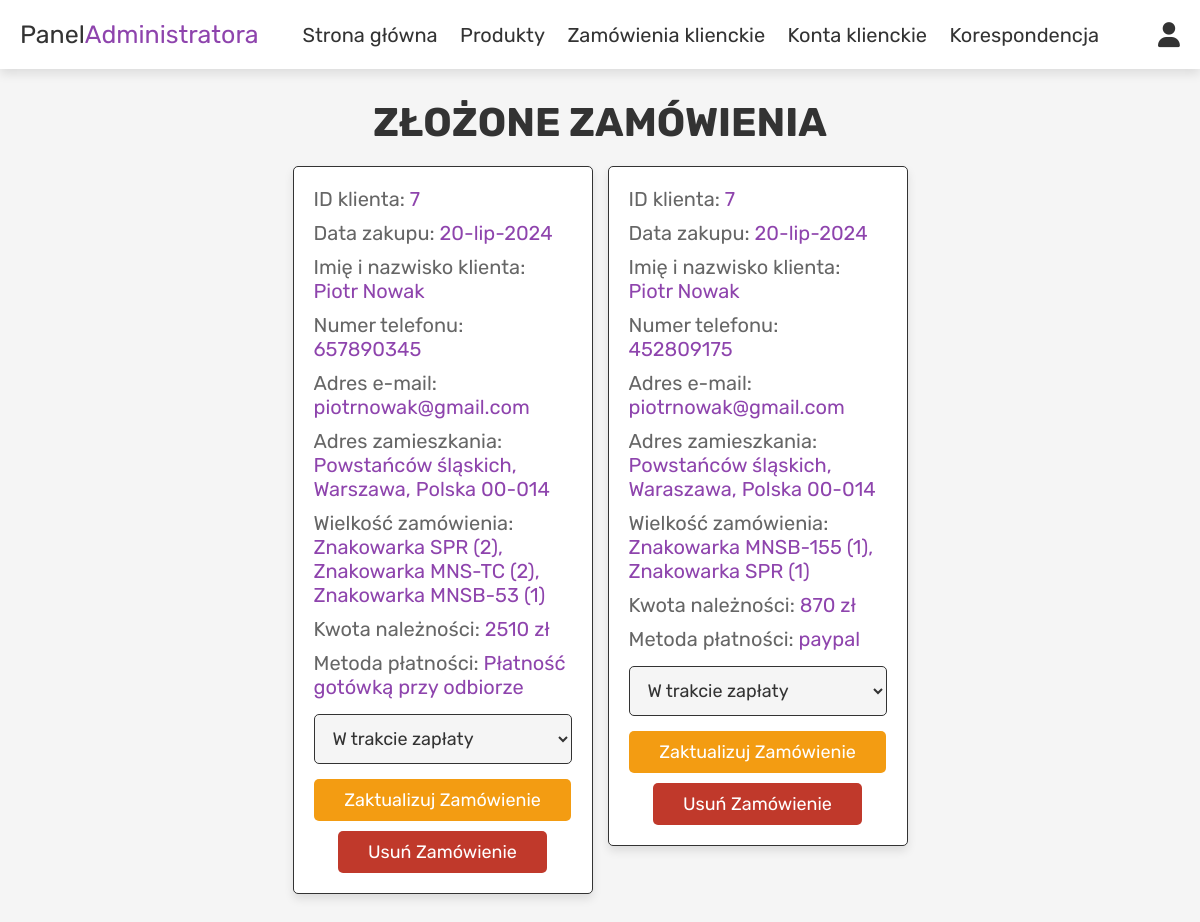
Screenshot of /admin_orders.php (signed in) with the database file from the repository.
### tables this page shows
CREATE TABLE `orders` (
  `id` int(100) NOT NULL,
  `user_id` int(100) NOT NULL,
  `name` varchar(100) NOT NULL,
  `number` varchar(12) NOT NULL,
  `email` varchar(100) NOT NULL,
  `method` varchar(50) NOT NULL,
  `address` varchar(500) NOT NULL,
  `total_products` varchar(1000) NOT NULL,
  `total_price` int(100) NOT NULL,
  `placed_on` varchar(50) NOT NULL,
  `payment_status` varchar(20) NOT NULL DEFAULT 'pending'
);

### admin_orders.php (the view, shortened to what this page needs)
<?php
include 'config.php';
?>
<!DOCTYPE html>
<html lang="en">
<head>
   <link rel="stylesheet" href="https://cdnjs.cloudflare.com/ajax/libs/font-awesome/6.0.0/css/all.min.css">
   <link rel="stylesheet" href="css/admin_style.css">
</head>
<body>
<?php include 'admin_header.php'; ?>
<section class="orders">
   <h1 class="title">Złożone zamówienia</h1>
   <div class="box-container">
      <?php
      $select_orders = mysqli_query($conn, "SELECT * FROM `orders`") or die('query failed');
      if(mysqli_num_rows($select_orders) > 0){
         while($fetch_orders = mysqli_fetch_assoc($select_orders)){
      ?>
      <div class="box">
         <p> ID klienta: <span><?php echo $fetch_orders['user_id']; ?></span> </p>
         <p> Data zakupu: <span><?php echo $fetch_orders['placed_on']; ?></span> </p>
         <p> Imię i nazwisko klienta: <span><?php echo $fetch_orders['name']; ?></span> </p>
         <p> Numer telefonu: <span><?php echo $fetch_orders['number']; ?></span> </p>
         <p> Adres e-mail: <span><?php echo $fetch_orders['email']; ?></span> </p>
         <p> Adres zamieszkania: <span><?php echo $fetch_orders['address']; ?></span> </p>
         <p> Wielkość zamówienia: <span><?php echo $fetch_orders['total_products']; ?></span> </p>
         <p> Kwota należności: <span> <?php echo $fetch_orders['total_price']; ?> zł </span> </p>
         <p> Metoda płatności: <span><?php echo $fetch_orders['method']; ?></span> </p>
         <form action="" method="post">
            <select name="update_payment">
               <option value="pending">W trakcie zapłaty</option>
            </select>
            <input type="submit" value="Zaktualizuj zamówienie" name="update_order" class="option-btn">
            <a href="admin_orders.php?delete=<?php echo $fetch_orders['id']; ?>" onclick="return confirm('Czy na pewno usunąć to zamówienie?');" class="delete-btn">Usuń zamówienie</a>
         </form>
      </div>
      <?php
         }
      }else{
         echo '<p class="empty">Brak złożonych zamówień klienckich</p>';
      }
      ?>
   </div>
</section>
</body>
</html>

### css/admin_style.css (style rules this page uses)
:root { --purple:#8e44ad; --red:#c0392b; --orange:#f39c12; --black:#333; --white:#fff; --light-color:#666; --light-white:#ccc; --light-bg:#f5f5f5; --border:.1rem solid var(--black); --box-shadow:0 .5rem 1rem rgba(0,0,0,.1); }
* { font-family: 'Rubik', sans-serif; margin:0; padding:0; box-sizing: border-box; outline: none; border:none; text-decoration: none; transition:all .2s linear; }
html { font-size: 62.5%; overflow-x: hidden; }
body { background-color: var(--light-bg); }
section { padding:3rem 2rem; }
.title { text-align: center; margin-bottom: 2rem; text-transform: uppercase; color:var(--black); font-size: 4rem; }
.btn, .option-btn, .delete-btn, .white-btn { display: inline-block; margin-top: 1rem; padding:1rem 3rem; cursor: pointer; color:var(--white); font-size: 1.8rem; border-radius: .5rem; text-transform: capitalize; }
.option-btn { background-color: var(--orange); }
.delete-btn { background-color: var(--red); }
.orders .box-container { display: grid; grid-template-columns: repeat(auto-fit, 30rem); justify-content: center; gap:1.5rem; max-width: 1200px; margin:0 auto; align-items: flex-start; }
.orders .box-container .box { background-color: var(--white); padding:2rem; border:var(--border); box-shadow: var(--box-shadow); border-radius: .5rem; }
.orders .box-container .box p { padding-bottom: 1rem; font-size: 2rem; color:var(--light-color); }
.orders .box-container .box p span { color:var(--purple); }
.orders .box-container .box form { text-align: center; }
.orders .box-container .box form select { border-radius: .5rem; margin:.5rem 0; width: 100%; background-color: var(--light-bg); border:var(--border); padding:1.2rem 1.4rem; font-size: 1.8rem; color:var(--black); }

### rows the page displays
orders: user "7", placed_on "20-lip-2024", name "Piotr Nowak", number "657890345", email "piotrnowak@gmail.com", address "Powstańców śląskich, Warszawa, Polska 00-014", total_products "Znakowarka SPR (2), Znakowarka MNS-TC (2), Znakowarka MNSB-53 (1)", total_price "2510", method "Płatność gotówką przy odbiorze"
orders: user "7", placed_on "20-lip-2024", name "Piotr Nowak", number "452809175", email "piotrnowak@gmail.com", address "Powstańców śląskich, Waraszawa, Polska 00-014", total_products "Znakowarka MNSB-155 (1), Znakowarka SPR (1)", total_price "870", method "paypal"
